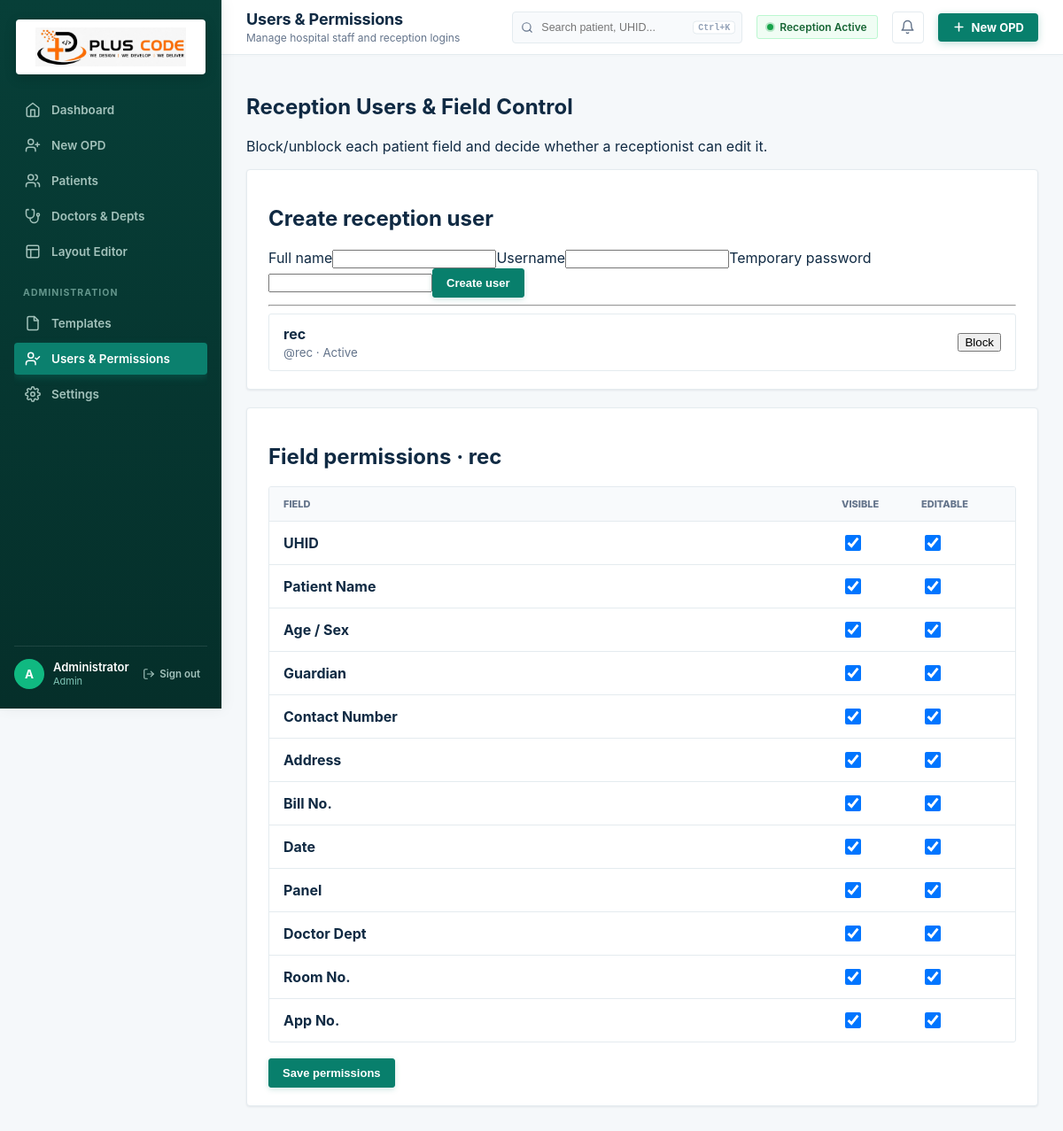
/users.php (signed in), run on the app's committed database.
### tables this page shows
CREATE TABLE IF NOT EXISTS users (
  id INT UNSIGNED AUTO_INCREMENT PRIMARY KEY,
  name VARCHAR(120) NOT NULL,
  username VARCHAR(80) NOT NULL UNIQUE,
  password_hash VARCHAR(255) NOT NULL,
  role ENUM('admin','reception') NOT NULL DEFAULT 'reception',
  active TINYINT(1) NOT NULL DEFAULT 1,
  created_at TIMESTAMP NOT NULL DEFAULT CURRENT_TIMESTAMP
);

### includes/config.php (called while the page is built, shortened)
<?php
function envv(string $key, ?string $default = null): ?string {
    $v = $_ENV[$key] ?? $_SERVER[$key] ?? getenv($key);
    return ($v === false || $v === null) ? $default : (string)$v;
}
function db(): PDO {
    static $pdo;
    if ($pdo instanceof PDO) return $pdo;
    $dsn = sprintf('mysql:host=%s;port=%s;dbname=%s;charset=utf8mb4',
        envv('DB_HOST','localhost'), envv('DB_PORT','3306'), envv('DB_NAME','opd_form_studio'));
    $pdo = new PDO($dsn, envv('DB_USER','root'), envv('DB_PASS',''), [
        PDO::ATTR_ERRMODE => PDO::ERRMODE_EXCEPTION,
        PDO::ATTR_DEFAULT_FETCH_MODE => PDO::FETCH_ASSOC,
        PDO::ATTR_EMULATE_PREPARES => false,
    ]);
    return $pdo;
}
function e(?string $value): string { return htmlspecialchars((string)$value, ENT_QUOTES, 'UTF-8'); }

### includes/auth.php (called while the page is built, shortened)
<?php
require_once __DIR__ . '/config.php';
function current_user(): ?array {
    static $cached = false;
    if ($cached !== false) return $cached;
    $st=db()->prepare('SELECT id,name,username,role,active FROM users WHERE id=? LIMIT 1');
    $st->execute([$_SESSION['user_id']]);
    $u=$st->fetch();
    return $cached=$u;
}
function require_login(): array {
    $u=current_user();
    return $u;
}
function require_admin(): array {
    $u = require_login();
    return $u;
}

### users.php (the view, shortened to what this page needs)
<?php
require_once __DIR__ . '/includes/auth.php';
$user = require_admin();
$users = db()->query("SELECT * FROM users WHERE role='reception' ORDER BY active DESC,name")->fetchAll();
$selected = (int)($_GET['user_id'] ?? ($users[0]['id'] ?? 0));
$selectedUser = null;
foreach ($users as $u) {
    if ((int)$u['id'] === $selected) $selectedUser = $u;
}
$sp = $selectedUser ? field_permissions($selected) : [];
require_once __DIR__ . '/includes/header.php';
?>
<div class="page-title"><div><h2>Reception Users & Field Control</h2><p>Block/unblock each patient field and decide whether a receptionist can edit it.</p></div></div><div class="grid-2"><section class="card"><h2>Create reception user</h2><form method="post" class="stack"><input type="hidden" name="csrf" value="<?=csrf_token()?>"><input type="hidden" name="create_user" value="1"><label>Full name<input name="name" required></label><label>Username<input name="username" required></label><label>Temporary password<input type="password" name="password" minlength="6" required></label><button class="btn btn-primary">Create user</button></form><hr><div class="user-list"><?php foreach($users as $u):?><div class="user-row"><a href="users.php?user_id=<?=$u['id']?>"><strong><?=e($u['name'])?></strong><small>@<?=e($u['username'])?> · <?=$u['active']?'Active':'Blocked'?></small></a><form method="post"><input type="hidden" name="csrf" value="<?=csrf_token()?>"><button class="mini" name="toggle_user" value="<?=$u['id']?>"><?=$u['active']?'Block':'Unblock'?></button></form></div><?php endforeach;?></div></section>
<section class="card"><h2>Field permissions<?= $selectedUser?' · '.e($selectedUser['name']):''?></h2><?php if($selectedUser):?><form method="post"><input type="hidden" name="csrf" value="<?=csrf_token()?>"><input type="hidden" name="save_permissions" value="1"><input type="hidden" name="user_id" value="<?=$selectedUser['id']?>"><div class="permission-table"><div class="permission-head"><span>Field</span><span>Visible</span><span>Editable</span></div><?php foreach(FIELD_DEFS as $k=>$label):?><div class="permission-row"><strong><?=e($label)?></strong><input type="checkbox" name="visible[<?=e($k)?>]" <?=!empty($sp[$k]['visible'])?'checked':''?>><input type="checkbox" name="editable[<?=e($k)?>]" <?=!empty($sp[$k]['editable'])?'checked':''?>></div><?php endforeach;?></div><button class="btn btn-primary">Save permissions</button></form><?php else:?><div class="empty">Create a reception user first.</div><?php endif;?></section></div>
<?php require __DIR__.'/includes/footer.php'; ?>

### includes/header.php (shortened to what this page needs)
<?php
require_once __DIR__ . '/auth.php';
$user = require_login();
$current = basename($_SERVER['PHP_SELF']);
$pageTitles = [
    'dashboard.php' => ['Dashboard', "Overview of today's OPD activity & patient visits"],
    'patient_form.php' => ['New OPD Registration', 'Register patient & generate printable slip'],
    'patients.php' => ['Patient Directory', 'Search, filter and manage patient history'],
    'patient_profile.php' => ['Patient Profile', 'Complete medical visit history & patient records'],
    'doctors.php' => ['Doctors & Departments', 'Manage hospital medical staff, specialties & consultation rooms'],
    'template_editor.php' => ['Layout Editor', 'Configure print alignment & slip fields'],
    'templates.php' => ['OPD Templates', 'Manage print slip layouts & paper settings'],
    'users.php' => ['Users & Permissions', 'Manage hospital staff and reception logins'],
    'settings.php' => ['Clinic Settings', 'Hospital details, print parameters & preferences'],
];
$currentTitleInfo = $pageTitles[$current] ?? ['OPD Form Studio', 'Hospital Management System'];
$topTitle = $currentTitleInfo[0];
$topSubtitle = $currentTitleInfo[1];
?>
<!doctype html>
<html lang="en">
<head>
    <?php $appCssVer = file_exists(__DIR__ . '/../assets/css/app.css') ? filemtime(__DIR__ . '/../assets/css/app.css') : '2.2'; ?>
    <link rel="stylesheet" href="assets/css/app.css?v=<?= $appCssVer ?>">
</head>
<body>
<div class="app-shell">
    <aside class="sidebar" id="appSidebar">
        <a class="brand brand-link" href="dashboard.php" title="PLUS CODE — OPD Studio">
            <div class="brand-logo-card">
                <img src="assets/pluscode-logo.png" alt="PLUS CODE — WE DESIGN | WE DEVELOP | WE DELIVER" class="brand-logo-img">
            </div>
        </a>
        <nav>
            <a class="<?= $current === 'dashboard.php' ? 'active' : '' ?>" href="dashboard.php">
                <svg viewBox="0 0 24 24" fill="none" stroke="currentColor" stroke-linecap="round" stroke-linejoin="round">
                    <path d="m3 9 9-7 9 7v11a2 2 0 0 1-2 2H5a2 2 0 0 1-2-2z"></path>
                    <polyline points="9 22 9 12 15 12 15 22"></polyline>
                </svg>
                Dashboard
            </a>
            <a class="<?= in_array($current, ['patient_form.php']) ? 'active' : '' ?>" href="patient_form.php">
                <svg viewBox="0 0 24 24" fill="none" stroke="currentColor" stroke-linecap="round" stroke-linejoin="round">
                    <path d="M16 21v-2a4 4 0 0 0-4-4H6a4 4 0 0 0-4 4v2"></path>
                    <circle cx="9" cy="7" r="4"></circle>
                    <line x1="19" y1="8" x2="19" y2="14"></line>
                    <line x1="22" y1="11" x2="16" y2="11"></line>
                </svg>
                New OPD
            </a>
            <a class="<?= in_array($current, ['patients.php', 'patient_profile.php']) ? 'active' : '' ?>" href="patients.php">
                <svg viewBox="0 0 24 24" fill="none" stroke="currentColor" stroke-linecap="round" stroke-linejoin="round">
                    <path d="M16 21v-2a4 4 0 0 0-4-4H6a4 4 0 0 0-4 4v2"></path>
                    <circle cx="9" cy="7" r="4"></circle>
                    <path d="M22 21v-2a4 4 0 0 0-3-3.87"></path>
                    <path d="M16 3.13a4 4 0 0 1 0 7.75"></path>
                </svg>
                Patients
            </a>
            <a class="<?= $current === 'doctors.php' ? 'active' : '' ?>" href="doctors.php">
                Doctors & Depts
            </a>
            <a class="<?= $current === 'template_editor.php' ? 'active' : '' ?>" href="template_editor.php">
                <svg viewBox="0 0 24 24" fill="none" stroke="currentColor" stroke-linecap="round" stroke-linejoin="round">
                    <rect width="18" height="18" x="3" y="3" rx="2"></rect>
                    <path d="M3 9h18"></path>
                    <path d="M9 21V9"></path>
                </svg>
                Layout Editor
            </a>
            <?php if ($user['role'] === 'admin'): ?>
                <div class="nav-section">ADMINISTRATION</div>
                <a class="<?= $current === 'templates.php' ? 'active' : '' ?>" href="templates.php">
                    <svg viewBox="0 0 24 24" fill="none" stroke="currentColor" stroke-linecap="round" stroke-linejoin="round">
                        <path d="M14.5 2H6a2 2 0 0 0-2 2v16a2 2 0 0 0 2 2h12a2 2 0 0 0 2-2V7.5L14.5 2z"></path>
                        <polyline points="14 2 14 8 20 8"></polyline>
                    </svg>
                    Templates
                </a>
                <a class="<?= $current === 'users.php' ? 'active' : '' ?>" href="users.php">
                    <svg viewBox="0 0 24 24" fill="none" stroke="currentColor" stroke-linecap="round" stroke-linejoin="round">
                        <path d="M16 21v-2a4 4 0 0 0-4-4H6a4 4 0 0 0-4 4v2"></path>
                        <circle cx="9" cy="7" r="4"></circle>
                        <polyline points="16 11 18 13 22 9"></polyline>
                    </svg>
                    Users & Permissions
                </a>
                <a class="<?= $current === 'settings.php' ? 'active' : '' ?>" href="settings.php">
                    Settings
                </a>
            <?php endif; ?>
        </nav>
        <div class="sidebar-footer">
            <div class="user-profile-chip">
                <div class="user-avatar-circle">
                    <?= e(strtoupper(substr($user['name'], 0, 1))) ?>
                </div>
                <div>
                    <strong><?= e($user['name']) ?></strong>
                    <small><?= e(ucfirst($user['role'])) ?></small>
                </div>
            </div>
            <a class="sign-out-link" href="logout.php" title="Sign out">
                <svg viewBox="0 0 24 24" fill="none" stroke="currentColor" stroke-width="2" stroke-linecap="round" stroke-linejoin="round">
                    <path d="M9 21H5a2 2 0 0 1-2-2V5a2 2 0 0 1 2-2h4"></path>
                    <polyline points="16 17 21 12 16 7"></polyline>
                    <line x1="21" y1="12" x2="9" y2="12"></line>
                </svg>
                Sign out
            </a>
        </div>
    </aside>
    <main class="main">
        <header class="topbar">
            <div class="topbar-left">
                <div class="topbar-titles">
                    <h1><?= e($topTitle) ?></h1>
                    <p><?= e($topSubtitle) ?></p>
                </div>
            </div>
            <div class="topbar-right">
                <div class="topbar-search-wrap" id="topbarSearchWrap">
                    <input type="text" id="topbarSearchInput" class="topbar-search-input" placeholder="Search patient, UHID..." autocomplete="off">
                    <kbd class="topbar-search-kbd">Ctrl+K</kbd>
                </div>
                <div class="clinic-status-badge" title="Reception Desk is Online and operational">
                    <span class="status-pulse-dot"></span>
                    <span>Reception Active</span>
                </div>
                <div class="topbar-notif-wrap" id="topbarNotifWrap">
                    <button type="button" class="topbar-icon-btn" id="topbarNotifBtn" title="Notifications & Announcements" aria-expanded="false" aria-haspopup="true">
                        <svg viewBox="0 0 24 24" fill="none" stroke="currentColor" stroke-width="2" stroke-linecap="round" stroke-linejoin="round">
                            <path d="M18 8A6 6 0 0 0 6 8c0 7-3 9-3 9h18s-3-2-3-9"></path>
                            <path d="M13.73 21a2 2 0 0 1-3.46 0"></path>
                        </svg>
                    </button>
                </div>
                <a class="btn-new-patient" href="patient_form.php">
                    <svg width="15" height="15" viewBox="0 0 24 24" fill="none" stroke="currentColor" stroke-width="2.5" stroke-linecap="round" stroke-linejoin="round"><line x1="12" y1="5" x2="12" y2="19"></line><line x1="5" y1="12" x2="19" y2="12"></line></svg>
                    <span>New OPD</span>
                </a>
            </div>
        </header>
        <section class="content">

### includes/footer.php (shortened to what this page needs)
</section></main></div>
</body></html>

### data on the page
users: name "A", name "Administrator", role "Admin"
users: name "rec", username "rec", active "Active", $u['id'] 2 (drawn)

### other printed values
$topTitle "Users & Permissions"
$topSubtitle "Manage hospital staff and reception logins"
$label "UHID"
$label "Patient Name"
$label "Age / Sex"
$label "Guardian"
$label "Contact Number"
$label "Address"
$label "Bill No."
$label "Date"
$label "Panel"
$label "Doctor Dept"
$label "Room No."
$label "App No."
